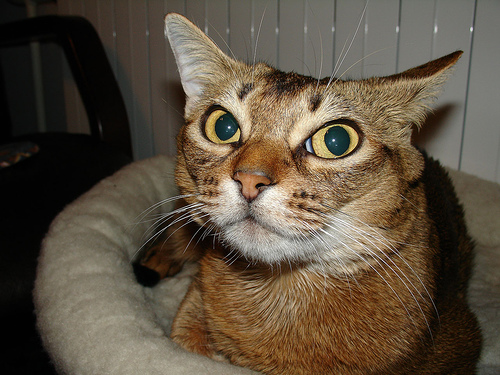
#> input picture dataset/test/00000001_020.jpg, 500 x 375 px; its folder holds only this picture in this run
$ jupyter execute --allow-errors Naive_Bayes_classifier.ipynb
#> lines starting #> are read from the running program, lines starting #| are printed output that depends on the picture
#> further down, image is the input picture: shape (375, 500, 3); mean R, G, B 92.8, 80.3, 63.9
[cell 1]
import glob
import joblib
import numpy as np
from PIL import Image
from sklearn.model_selection import train_test_split
from sklearn.naive_bayes import GaussianNB
from sklearn.metrics import accuracy_score

### Preprocessing

[cell 2]
import matplotlib.pyplot as plt
import matplotlib.image as mpimg
import glob

image_paths = glob.glob("./dataset/test/*.jpg")  # Modify the pattern as per your image files

num_images = len(image_paths)
num_rows = 2  # Number of subplot rows
num_cols = (num_images + 1) // num_rows  # Number of subplot columns

fig, axes = plt.subplots(num_rows, num_cols, figsize=(12, 6))

#> (the rest of this cell did not finish here and is left out)

[cell 3]
# Define a function to extract features from an image
def extract_features(image):
    # Example: Convert the image to grayscale and resize it to a fixed size
    gray_image = image.convert('L')
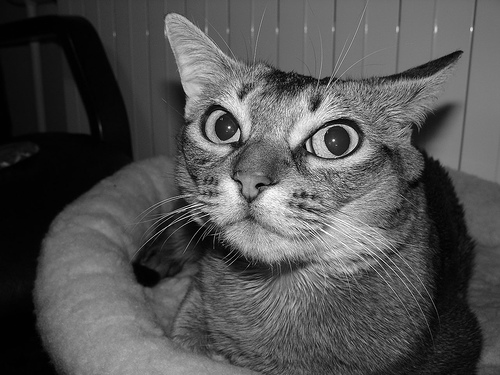
#> gray_image: PIL image 500x375 L; min 0, max 255, mean 82.1
    resized_image = gray_image.resize((64, 64))
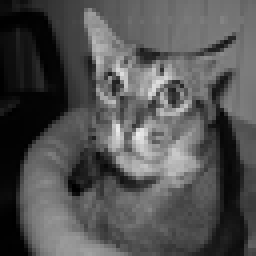
#> resized_image: PIL image 64x64 L (shown 4 times larger); min 0, max 236, mean 82.2

    # Flatten the image into a 1D array
    feature_vector = np.array(resized_image).flatten()
#> feature_vector = 4096 values, max 236 at index 2146, min 0 at index 198, mean 82.16

    return feature_vector

[cell 4]
# Define the image categories
categories = ['cats', 'dogs']

# Define the path to the image dataset
dataset_path = './dataset/train2/'

# Load the images and extract features
data = []
target = []

for category in categories:
    image_files = glob.glob(dataset_path + category + '/*.jpg')
    for image_file in image_files:
        image = Image.open(image_file)
        feature_vector = extract_features(image)
        data.append(feature_vector)
        target.append(category)

[cell 5]
print(len(data), target)

[cell 6]
# Convert the data and target lists into numpy arrays
data = np.array(data)
target = np.array(target)

[cell 7]
data.shape

#> (a cell that did not finish here is left out)

#> (a cell that did not finish here is left out)

[cell 10]
# Create a Naive Bayes classifier
model = GaussianNB()

# Train the model
#> (the rest of this cell did not finish here and is left out)

### Saving the Model

[cell 11]
# Save the trained model
model_path = './Model/NBC.pkl'
joblib.dump(model, model_path)

#> (a cell that did not finish here is left out)

#> (a cell that did not finish here is left out)

[cell 14]
# Load the saved model
model_path = './Model/NBC.pkl'
saved_model = joblib.load(model_path)

# Use the saved model for predictions and subplot visualization
new_images_path = './dataset/test/*.jpg'
new_images = glob.glob(new_images_path)

num_images = len(new_images)
num_rows = (num_images + 3) // 4  # Calculate the number of rows needed for the grid

fig, axes = plt.subplots(nrows=num_rows, ncols=4, figsize=(12, 3*num_rows))

#> (the rest of this cell did not finish here and is left out)
